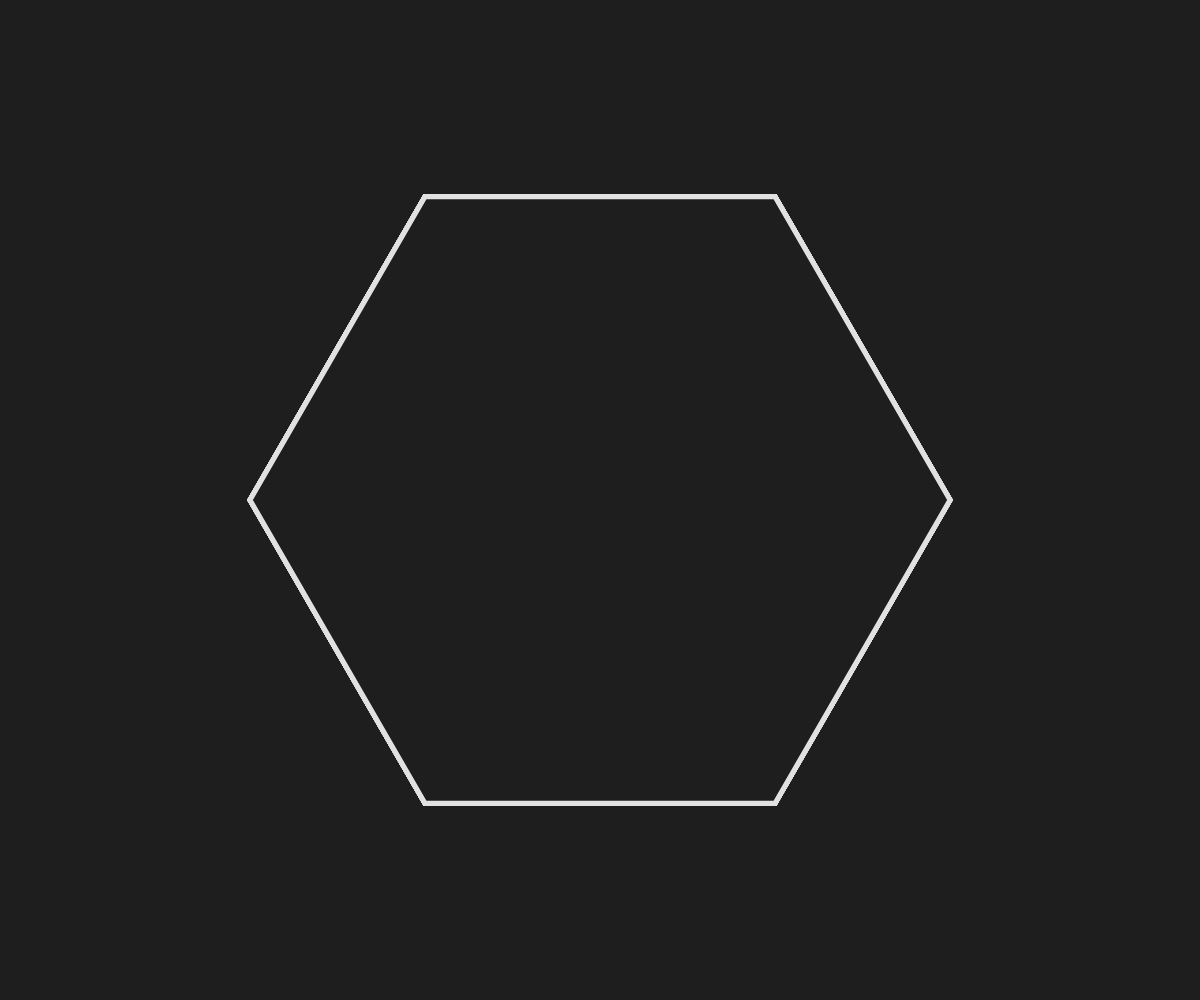
Frame 1 (no input)
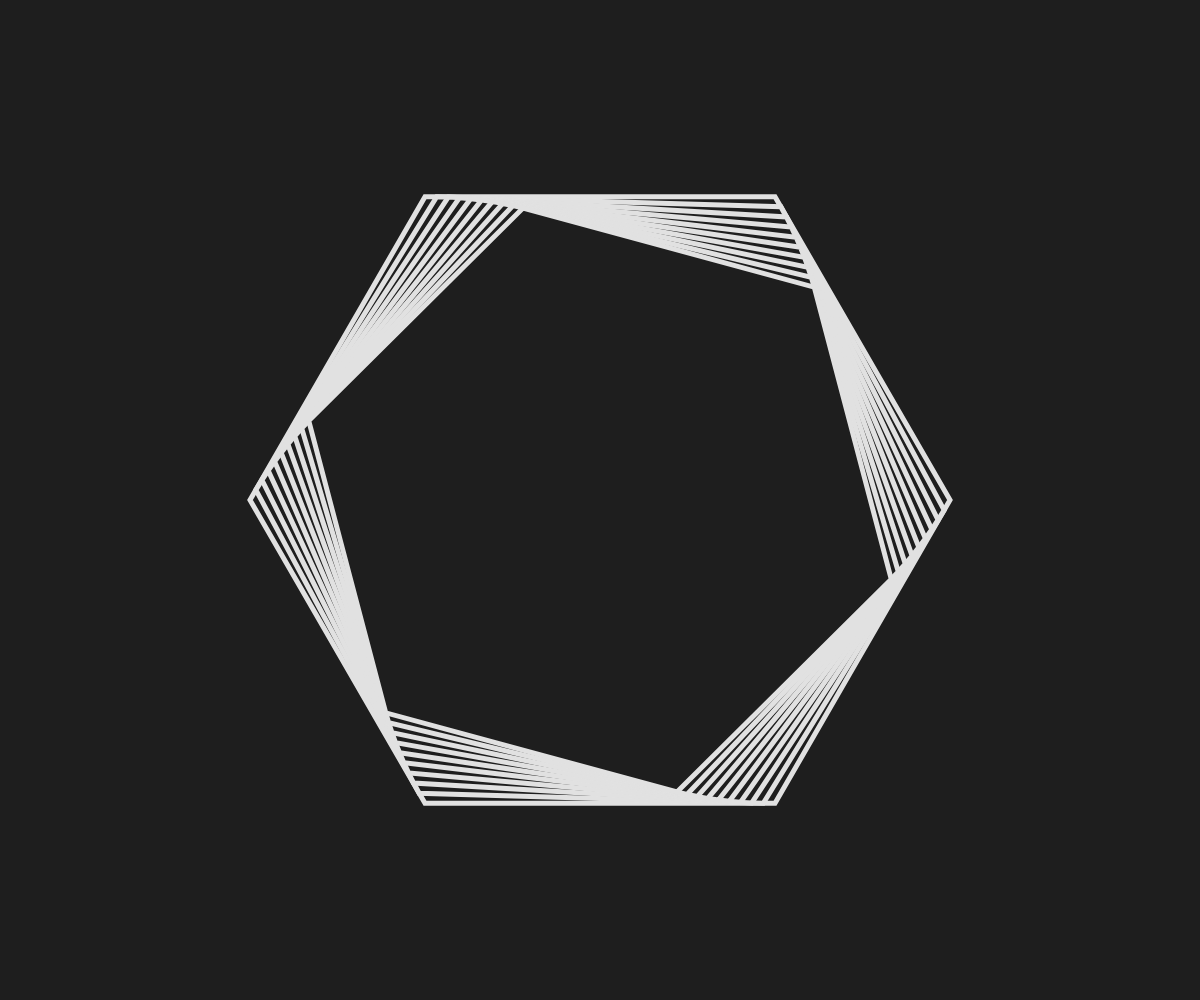
Frame 60 (no input)
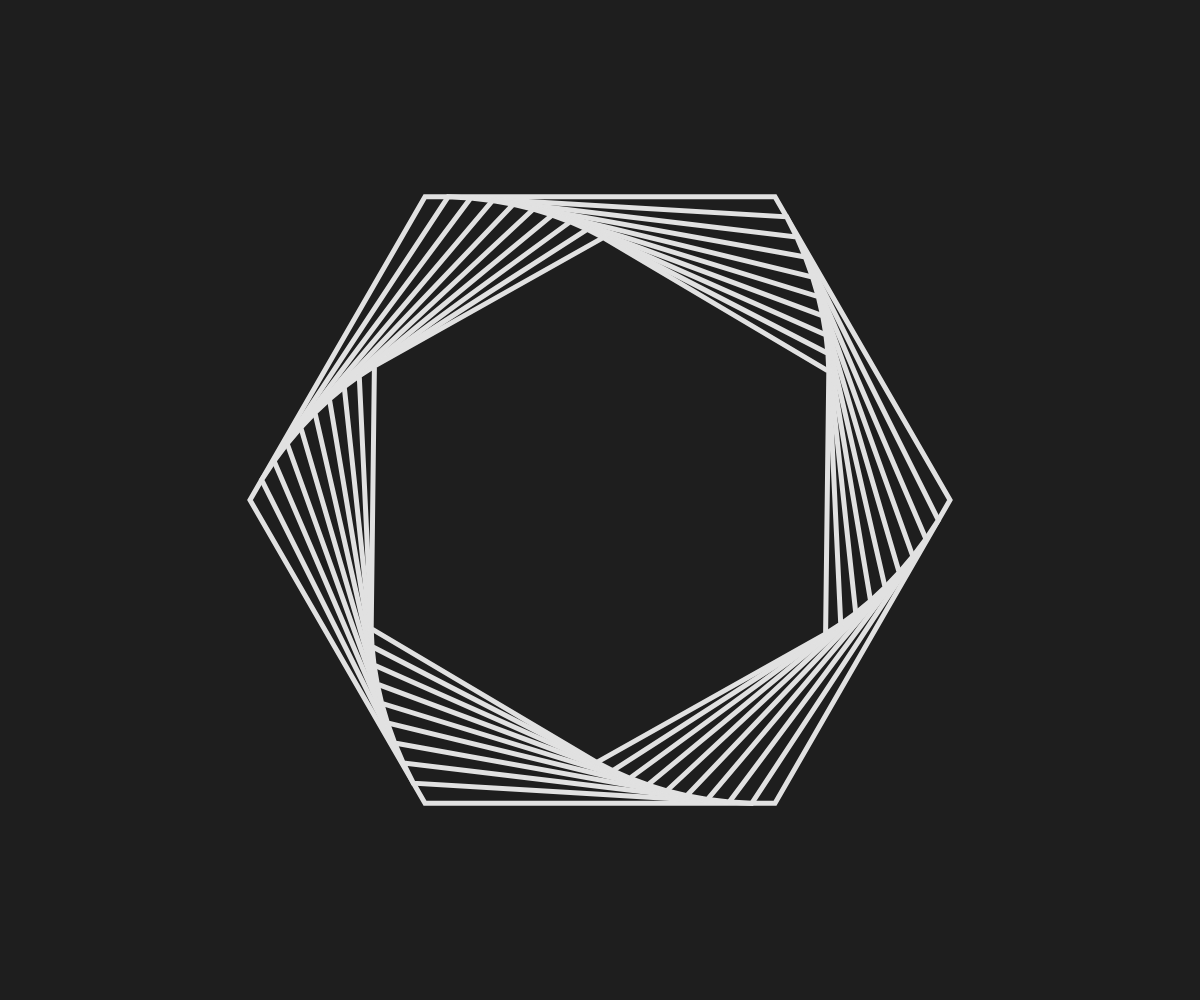
Frame 120 (the mouse pressed at the canvas centre since frame 60)

The p5.js sketch that drew these frames (run headless with seeded random() and noise() and a simulated clock; from frame 60 on, the mouse is pressed at the canvas centre):

// p5.js sketch
// ── sketch.js
let pallette1 = ["#FFF4E0", "#FFBF9B", "#898121", "#4D4D4D"];
let pallette2 = ["#2C3333", "#2E4F4F", "#0E8388", "#CBE4DE"];
let pallette3 = ["#F7F1E5", "#E7B10A", "#898121", "#4C4B16"];

let num_hex = 10;
let u0 = 0;
let r0 = 350;
function setup() {
  createCanvas(windowWidth, windowHeight);

  //pallette = pallette2;

  u = u0;
  //u = random((PI / 3) * 0.1, (PI / 3) * 0.9);
  r = r0;
}

function draw() {
  translate(width / 2, height / 2);
  background(30);

  phi = PI / 6 - u;
  for (i = 0; i < num_hex; i++) {
    f = pow(cos(PI / 6) / cos(phi), i);
    r = r0 * f;
    
    t = i/(num_hex - 1)
    ind = t;
    // stroke(lerp(225, 30, ind));
    // fill(lerp(225, 30, ind));
    // strokeWeight(3 * sqrt(f));

    fill(30)
    stroke(225)
    strokeWeight(5)
    hexagon(0, 0, r);
    rotate(u);
  }

  speed = 0.0005;
  u += speed;
  if (u > PI / 3) u = 0;
}

function hexagon(transX, transY, r) {
  push();
  translate(transX, transY);
  beginShape();
  vertex((-1 / 2) * r, (-13 / 15) * r);
  vertex((1 / 2) * r, (-13 / 15) * r);
  vertex(1 * r, 0 * r);
  vertex((1 / 2) * r, (13 / 15) * r);
  vertex((-1 / 2) * r, (13 / 15) * r);
  vertex(-1 * r, 0 * r);
  endShape(CLOSE);
  pop();
}
